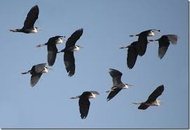
#> input picture 1.jpg, 190 x 130 px, shrunk from 271 x 186 before the run, found by its file name
$ python Test.py   (older library calls are emulated)
#> lines starting #> are read from the running program, lines starting #| are printed output that depends on the picture; after the words box and inside, x2 and y2 are one past the last pixel; in counts of white or black regions, pixels touching at a corner belong together
### RegionGrow.py
# -*- coding: utf-8 -*-
"""
Created on Fri Nov 29 13:53:22 2019

@author: elifs
"""
import cv2
import numpy as np
import Basic

class regionGrow():

    def __init__(self, image_path, th_value):

        self.readImage(image_path)
        self.height, self.width,_ =  self.im.shape
        self.changed = np.zeros((self.height, self.width), np.double)
        self.currentRegion = 0
        self.iterations = 0

        #segmentation shape
        self.segmentation_s = np.zeros((self.height, self.width,3), dtype='uint8')

        self.heap = Basic.Basic()
        self.thresh = float(th_value)


    def readImage(self, img_path):
        self.im = cv2.imread(img_path, 1)


    def getNeighbour(self, x_, y_):

        neighbour = []

        for i in (-1 ,0, 1):
            for j in (-1, 0, 1):
                if (i, j) == (0, 0):
                    continue
                x = x_ + i
                y = y_ + j
                if self.border(x, y):
                    neighbour.append((x, y))
        return neighbour


    def ApplyRegionGrow(self):

        randomseeds=[[self.height / 2, self.width / 2],
            [self.height / 3, self.width / 3], [2 * self.height / 3, self.width / 3], [self.height/3-10,self.width/3],
            [self.height / 3, 2 * self.width / 3], [2 * self.height / 3, 2 * self.width / 3],[self.height / 3 - 10, 2 * self.width / 3],
            [self.height /3, self.width - 10], [2 * self.height / 3, self.width - 10], [self.height / 3 - 10, self.width - 10]
                    ]
        np.random.shuffle(randomseeds)

        for x_ in range (self.height):
            for y_ in range (self.width):

                if self.changed[x_,y_] == 0 and (int(self.im[x_, y_, 0]) * int(self.im[x_, y_, 1]) * int(self.im[x_, y_, 2]) > 0) :
                    self.currentRegion += 1
                    self.changed[x_,y_] = self.currentRegion
                    self.heap.push((x_,y_))
                    while not self.heap.checkEmpty():
                        x,y = self.heap.pop()
                        self.BreadthFirstSearch(x, y)
                        self.iterations += 1
                    if(self.endChange()):
                        break
                    count = np.count_nonzero(self.changed == self.currentRegion)
                    if(count < 8 * 8):
                        self.changed[self.changed == self.currentRegion]=0
                        x_-=1
                        y_-=1
                        self.currentRegion-=1

        for i in range(0, self.height):
            for j in range (0, self.width):
                val = self.changed[i][j]
                if(val == 0):
                    self.segmentation_s[i][j] = 255, 255, 255
                else:
                    self.segmentation_s[i][j] =val * 35, val * 90, val * 30

        if(self.iterations > 200000):
            print("Max Iterations")
        #print("Iterations : " + str(self.iterations))

        return  self.segmentation_s

        #breadth-first search algorithm
    def BreadthFirstSearch(self, x_, y_):

        regionNum = self.changed[x_, y_]
        itemlist=[]
        itemlist.append((int(self.im[x_, y_, 0]) + int(self.im[x_, y_, 1])+int(self.im[x_,y_,2]))/3)
        var = self.thresh
        neighbours = self.getNeighbour(x_,y_)

        for x,y in neighbours:
            if self.changed[x,y] == 0 and self.distance(x, y, x_, y_) < var:
                if(self.endChange()):
                    break;
                self.changed[x, y] = regionNum
                self.heap.push((x, y))
                itemlist.append((int(self.im[x, y, 0])+int(self.im[x, y, 1]) + int(self.im[x, y, 2])) / 3)
                var = np.var(itemlist)
            var = max(var, self.thresh)


    def endChange(self):

        return self.iterations > 200000 or np.count_nonzero(self.changed > 0) == self.width * self.height


    def border(self, x,y):
        return  0 <= x < self.height and 0 <= y < self.width

    def distance(self, x, y, x_, y_):
        return ((int(self.im[x, y, 0]) - int(self.im[x_, y_, 0])) ** 2 + (int(self.im[x, y, 1]) - int(self.im[x_, y_, 1])) ** 2 + (int(self.im[x, y, 2]) - int(self.im[x_, y_, 2])) ** 2) ** 0.5

### counting.py
# -*- coding: utf-8 -*-
"""
Created on Sun Dec  1 14:58:06 2019

@author: elifs
"""

from __future__ import print_function
from skimage.feature import peak_local_max
from skimage.morphology import watershed
from scipy import ndimage

import cv2
import numpy as np


def preprocess(image_path):
    image = image_path
    shifted = cv2.pyrMeanShiftFiltering(image, 21, 51)
    image = cv2.GaussianBlur(image,(5,5),0)
    gray = cv2.cvtColor(shifted, cv2.COLOR_BGR2GRAY)
    thresholding = cv2.threshold(gray, 0, 255,cv2.THRESH_BINARY | cv2.THRESH_OTSU)[1]

    return thresholding

def counting(pp_image, minDistance):

    D = ndimage.distance_transform_edt(pp_image)
    localMax = peak_local_max(D, indices = False, min_distance = minDistance,labels = pp_image)
    markers = ndimage.label(localMax, structure = np.ones((3, 3)))[0]
    labels = watershed(-D, markers, mask = pp_image)
    count = len(np.unique(labels)) - 1
    return count

def count_birds(image_path, min_distance):

    threshoulding = preprocess (image_path)
    count = counting(threshoulding, min_distance)

    return count

### Basic.py
# -*- coding: utf-8 -*-
"""
Created on Sun Dec  1 14:05:23 2019

@author: elifs
"""

class Basic():
    def __init__(self):
        self.item = []

    def push(self, value):
        self.item.append(value)

    def pop(self):
        return self.item.pop()

    def size(self):
        return len(self.item)

    def checkEmpty(self):
        return self.size() == 0

### Test.py
# -*- coding: utf-8 -*-
"""
Created on Sun Dec  1 15:06:10 2019

@author: elifs
"""

import RegionGrow
import counting

orj_counts = [10, 3, 22]

image1 = RegionGrow.regionGrow("bird_images/1.jpg",20)
#> in readImage, self.im is the input picture: shape (130, 190, 3); mean B, G, R 171.2, 145.7, 124.6
first_image = image1.ApplyRegionGrow()

image2 = RegionGrow.regionGrow("bird_images/2.jpg",5)
#> call 2 of readImage, with img_path = 'bird_images/2.jpg'
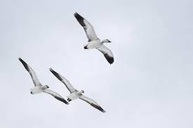
#> input picture 2.jpg, 193 x 128 px, shrunk from 275 x 183 before the run, found by its file name
#> in readImage, self.im is the input picture: shape (128, 193, 3); mean B, G, R 232.7, 221.9, 217.9
second_image = image2.ApplyRegionGrow()
#> after the loop in ApplyRegionGrow (call 2), `for x_ in range (self.height):`:
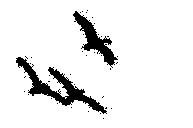
#> self.changed: shape (128, 193) float64; values 0 (black) and 1 (white), 91.9% white; 38 black regions (36 under 20 px), largest, box (x1, y1, x2, y2) and area: (16, 57, 107, 114) 1203, (73, 11, 118, 68) 746

image3 = RegionGrow.regionGrow("bird_images/3.bmp",25)
#> call 3 of readImage, with img_path = 'bird_images/3.bmp'
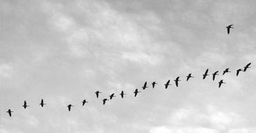
#> input picture 3.bmp, 256 x 133 px, shrunk from 365 x 190 before the run, found by its file name
#> in readImage, self.im is the input picture: shape (133, 256, 3); min 0, max 255, mean 202.2
third_image = image3.ApplyRegionGrow()
#> after the loop in ApplyRegionGrow (call 3), `for x_ in range (self.height):`:
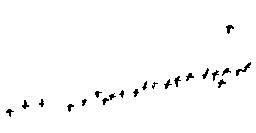
#> self.changed: shape (133, 256) float64; values 0 (black) and 1 (white), 98.2% white; black in thin lines or dots, all inside (x1, y1, x2, y2) = (6, 25, 251, 117)
#> after the loop in ApplyRegionGrow (call 3), `for i in range(0, self.height):`:
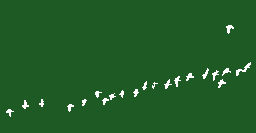
#> self.segmentation_s: shape (133, 256, 3); mean of channels 0, 1, 2 39, 93, 34.1; drawn as B, G, R


count1 = counting.count_birds(first_image, 24)
#> in preprocess, `thresholding = cv2.threshold(gray, 0, 255,cv2.THRESH_BINARY | cv2.THRE..`: thresholding: shape (130, 190); 10.4% white; 27 white regions (14 under 20 px), largest, box (x1, y1, x2, y2) and area: (40, 28, 84, 77) 627, (119, 29, 160, 70) 566, (106, 68, 128, 102) 346
#> in counting, `localMax = peak_local_max(D, indices = False, min_distance = minDistan..`: localMax: shape (130, 190) bool; 0.02% white in thin lines or dots, all inside (x1, y1, x2, y2) = (29, 29, 153, 99)
#> in counting, `markers = ndimage.label(localMax, structure = np.ones((3, 3)))[0]`: markers: shape (130, 190) int32; 7 distinct labels, from 0 to 6
#> in counting, `labels = watershed(-D, markers, mask = pp_image)`: labels: shape (130, 190) int32; 7 distinct labels, from 0 to 6
count2 = counting.count_birds(second_image, 24)
#> call 2 of counting, with minDistance = 24
#> in counting (call 2), `localMax = peak_local_max(D, indices = False, min_distance = minDistan..`: localMax: shape (128, 193) bool; 0.01% white in thin lines or dots, all inside (x1, y1, x2, y2) = (38, 42, 95, 95)
#> in counting (call 2), `markers = ndimage.label(localMax, structure = np.ones((3, 3)))[0]`: markers: shape (128, 193) int32; 4 distinct labels, from 0 to 3
#> in counting (call 2), `labels = watershed(-D, markers, mask = pp_image)`:
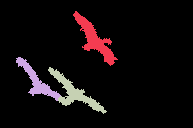
#> labels: shape (128, 193) int32; 4 distinct labels, from 0 to 3; one colour per label, 0 black
count3 = counting.count_birds(third_image, 14)
#> call 3 of counting, with minDistance = 14
#> in counting (call 3), `localMax = peak_local_max(D, indices = False, min_distance = minDistan..`:
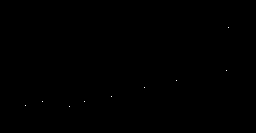
#> localMax: shape (133, 256) bool; 0.03% white in thin lines or dots, all inside (x1, y1, x2, y2) = (25, 27, 229, 107)
#> in counting (call 3), `markers = ndimage.label(localMax, structure = np.ones((3, 3)))[0]`: markers: shape (133, 256) int32; 10 distinct labels, from 0 to 9
#> in counting (call 3), `labels = watershed(-D, markers, mask = pp_image)`: labels: shape (133, 256) int32; 10 distinct labels, from 0 to 9

count = [count1, count2, count3]

print("Results:")
for c in range(len(count)):
    print("Number of Birds: {:2d} and Counted Birds: {:2d}".format(count[c], orj_counts[c]))
#> this loop made 3 passes
#| Number of Birds:  6 and Counted Birds: 10
#| Number of Birds:  3 and Counted Birds:  3
#| Number of Birds:  9 and Counted Birds: 22
